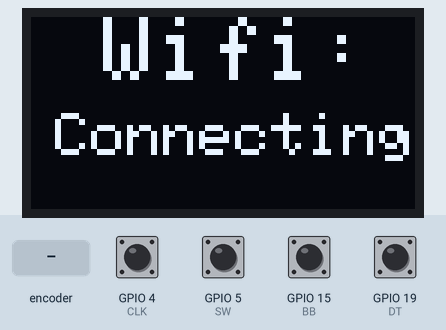
A program run on a simulated ESP32. Parts: 128×64 one-colour display. The test bench sets the inputs (shaded band); at power-on: GPIO 4 (CLK), GPIO 5 (SW), GPIO 15 (BB), GPIO 19 (DT) HIGH. WiFi joins after 1.5 s; servers stay silent unless stated; what the program prints to the serial monitor is not drawn.

Above: at 1.2 s.
1.3 s: rotary encoder on GPIO 4 (CLK) / GPIO 19 (DT) turned 3 steps (first pin leading)
At 2.2 s:
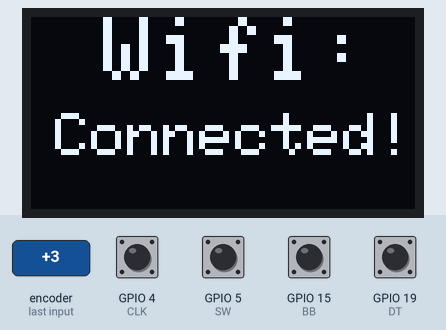
At 4.8 s:
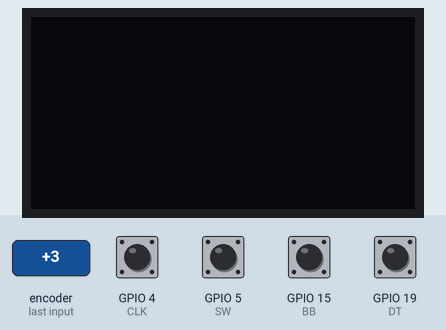
4.9 s: GPIO 5 (SW) pulled LOW for 0.15 s
6.5 s: GPIO 15 (BB) pulled LOW for 0.15 s
8.1 s: rotary encoder on GPIO 4 (CLK) / GPIO 19 (DT) turned 2 steps (second pin leading)
Timing chart, 0 to 11.0 s (numbered marks = the images above; inputs shaded):
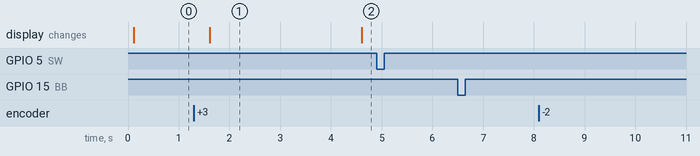

The program:

main.cpp
```cpp
#include <Arduino.h>
#include "DisplayManager.h"
#include "WifiManager.h"

#define CLK 4
#define DT 19
#define SW 5
#define BB 15

DisplayManager displayManager;
WifiManager wifiManager;

int counter = 0;
int currentStateCLK;
int lastStateCLK;
String currentDir ="";
unsigned long lastButtonPress = 0;
unsigned long lastBButtonPress = 0;

void setup() {
  Serial.begin(9600);
  displayManager.begin();
	wifiManager.begin(displayManager);

	pinMode(SW, INPUT_PULLUP);
	pinMode(CLK, INPUT);
	pinMode(DT, INPUT);
	pinMode(BB, INPUT_PULLUP);

  lastStateCLK = digitalRead(CLK);
}

void loop() {
  displayManager.loop();
	wifiManager.loop();

  // Read the current state of CLK
	currentStateCLK = digitalRead(CLK);

	// If last and current state of CLK are different, then pulse occurred
	// React to only 1 state change to avoid double count
	if (currentStateCLK != lastStateCLK  && currentStateCLK == 1){

		// If the DT state is different than the CLK state then
		// the encoder is rotating CCW so decrement
		if (digitalRead(DT) != currentStateCLK) {
			counter --;
			currentDir ="CCW";
		} else {
			// Encoder is rotating CW so increment
			counter ++;
			currentDir ="CW";
		}

		Serial.print("Direction: ");
		Serial.print(currentDir);
		Serial.print(" | Counter: ");
		Serial.println(counter);
	}

	// Remember last CLK state
	lastStateCLK = currentStateCLK;

	// Read the button state
	int btnState = digitalRead(SW);
	int bBtnState = digitalRead(BB);

	//If we detect LOW signal, button is pressed
	if (btnState == LOW) {
		//if 50ms have passed since last LOW pulse, it means that the
		//button has been pressed, released and pressed again
		if (millis() - lastButtonPress > 50) {
			Serial.println("Button pressed!");
		}

		// Remember last button press event
		lastButtonPress = millis();
	}

	if (bBtnState == LOW) {
		//if 50ms have passed since last LOW pulse, it means that the
		//button has been pressed, released and pressed again
		if (millis() - lastBButtonPress > 50) {
			Serial.println("BButton pressed!");
		}

		// Remember last button press event
		lastBButtonPress = millis();
	}

	// Put in a slight delay to help debounce the reading
	delay(1);
}
```

secrets-example.h
```cpp
// secrets.h
#ifndef SECRETS_H
#define SECRETS_H

#define WIFI_SSID ""
#define WIFI_PASSWORD ""

#endif
```

Measured:
- after the input at 4.9 s, every drawn part: stays the same
- after the input at 6.5 s, every drawn part: stays the same
- after the input at 8.1 s, every drawn part: stays the same
